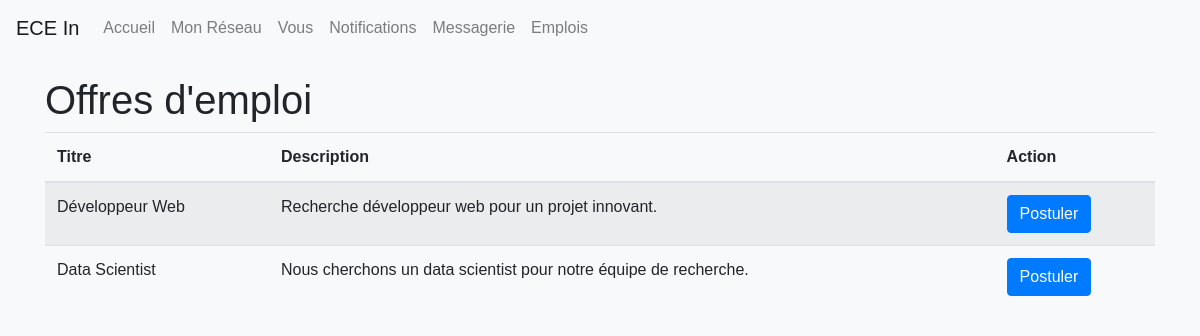
The app's page /emplois.php (signed in) with its own data.
### tables this page shows
CREATE TABLE IF NOT EXISTS `emplois` (
  `id` int NOT NULL AUTO_INCREMENT,
  `titre` varchar(255) NOT NULL,
  `description` text NOT NULL,
  `entreprise` varchar(100) NOT NULL,
  `localisation` varchar(100) NOT NULL,
  `type` enum('CDI','CDD','stage','apprentissage') NOT NULL,
  `date_publication` datetime NOT NULL,
  PRIMARY KEY (`id`)
);

### emplois.php (the view, shortened to what this page needs)
<?php
include 'connexion.php';
$query = "SELECT * FROM emplois";
$result = $conn->query($query);
?>
<!DOCTYPE html>
<html lang="fr">
<head>
    <link rel="stylesheet" href="https://stackpath.bootstrapcdn.com/bootstrap/4.5.2/css/bootstrap.min.css">
    <link rel="stylesheet" href="styles.css">
</head>
<body>
    <header>
    <nav class="navbar navbar-expand-lg navbar-light bg-light">
        <a class="navbar-brand" href="index.php">ECE In</a>
        <div class="collapse navbar-collapse" id="navbarNav">
            <ul class="navbar-nav">
                <li class="nav-item"><a class="nav-link" href="index.php">Accueil</a></li>
                <li class="nav-item"><a class="nav-link" href="mon_reseau.php">Mon Réseau</a></li>
                <li class="nav-item"><a class="nav-link" href="vous.php">Vous</a></li>
                <li class="nav-item"><a class="nav-link" href="notifications.php">Notifications</a></li>
                <li class="nav-item"><a class="nav-link" href="messagerie.php">Messagerie</a></li>
                <li class="nav-item"><a class="nav-link" href="emplois.php">Emplois</a></li>
            </ul>
        </div>
    </nav>
    </header>
    <div class="container">
        <h1>Offres d'emploi</h1>
        <table class="table table-striped">
            <thead>
                <tr>
                    <th>Titre</th>
                    <th>Description</th>
                    <th>Action</th>
                </tr>
            </thead>
            <tbody>
                <?php while ($row = $result->fetch_assoc()): ?>
                    <tr>
                        <td><?= htmlspecialchars($row['titre']) ?></td>
                        <td><?= htmlspecialchars($row['description']) ?></td>
                        <td>
                            <form action="postuler.php" method="get">
                                <button type="submit" class="btn btn-primary">Postuler</button>
                            </form>
                        </td>
                    </tr>
                <?php endwhile; ?>
            </tbody>
        </table>
    </div>
</body>
</html>

### styles.css (style rules this page uses)
body { font-family: Arial, sans-serif; background-color: #f8f9fa; }
header nav { margin-bottom: 20px; }
.container { margin-top: 20px; }

### records on screen
emplois: titre "Développeur Web", description "Recherche développeur web pour un projet innovant."
emplois: titre "Data Scientist", description "Nous cherchons un data scientist pour notre équipe de recherche."
